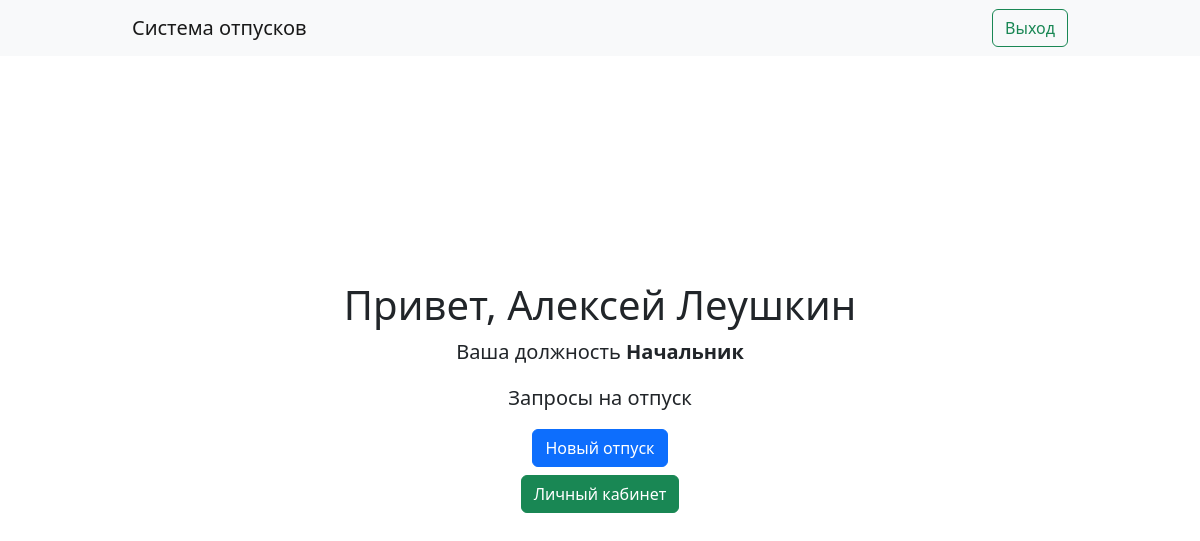
Screenshot of /lk/vacation_request_list (signed in) with the database file from the repository.
### lk/models.py (models this page shows, shortened)
class User(AbstractUser):
    user_type = models.CharField(verbose_name='Должность', max_length=10, choices=USER_TYPE_CHOICES, default=USER_TYPE_EMPLOYEE)
    user_boss = models.ForeignKey('self', verbose_name='Начальник', on_delete=models.CASCADE, blank=True, null=True, default='')
    available_days = models.IntegerField( verbose_name='Дней отпуска', blank=True, null=True, default=28)
    is_14 = models.BooleanField(default=False)
    class Meta(AbstractUser.Meta):
        swappable = 'AUTH_USER_MODEL'

### lk/views.py (the view)
# urls.py: path('lk/vacation_request_list', BossVacationRequestListView.as_view(), name='vacation_request_list'),
class BossVacationRequestListView(VacationRequestListView):
    http_method_names = ['get', 'post']
    template_name = 'boss_vacation_request_list.html'
    def get_queryset(self):
        queryset = super(BossVacationRequestListView, self).get_queryset()
        users = User.objects.filter(user_boss=self.request.user)
        queryset = VacationRequest.objects.filter(user__in=users, status=WAITING).order_by('pk','start_date')
        return queryset

### lk/views.py (called while the page is built)
    def get_queryset(self):
        queryset = super(VacationRequestListView, self).get_queryset()
        queryset = VacationRequest.objects.filter(user=self.request.user).order_by('start_date')
        return queryset

### lk/templates/boss_vacation_request_list.html (shortened to what this page needs)
{% extends 'base.html' %}
{% block content %}
<div class="container d-flex flex-column justify-content-center align-items-center" style="height: inherit;">
    <h1 class="mb-2 text-left">Привет, {{ user.first_name}} {{ user.last_name }}</h1>
    <p class="fs-5 text-center">Ваша должность <b>{{ user.user_type }}</b></p>
    <p class="fs-5 text-center">Запросы на отпуск</b></p>
    <a href="{% url 'vacation_request' %}"><button type="button" class="btn btn-primary mb-2">Новый отпуск</button></a>
    <a href="{% url 'lk' %}"><button type="button" class="btn btn-success mb-5">Личный кабинет</button></a>
</div>
{% endblock content %}

### lk/templates/base.html (style rules this page uses)
html, body { height: 97%; }
.container { max-width: 960px; }

### rows the page displays
User: first_name "Алексей", last_name "Леушкин", user_type "Начальник"
